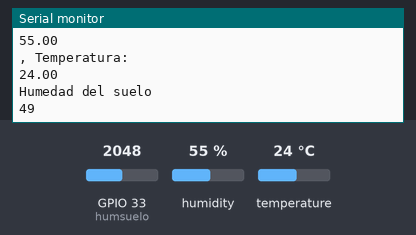
Recording of a sketch running on a simulated ESP32. Shown: the last lines printed to the serial monitor. The inputs (shaded band) are chosen by the test bench; at power-on: humidity 55 %, GPIO 33 (humsuelo) = 2048, temperature 24 °C. WiFi joins after 1.5 s; servers stay silent unless stated.

Above: at 2.7 s.
2.8 s: humidity set to 22 %
4.9 s: GPIO 33 (humsuelo) set to 2866
At 5.8 s:
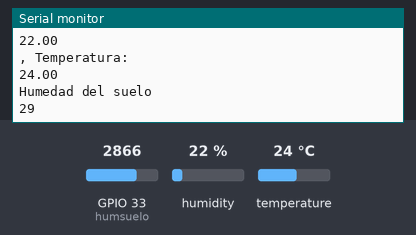
7.0 s: temperature set to 12 °C
At 8.9 s:
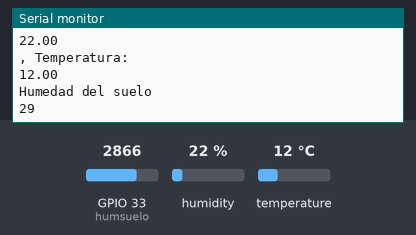
9.1 s: GPIO 33 (humsuelo) set to 3603
At 10.6 s:
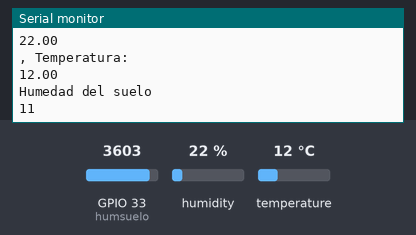
11.2 s: humidity set to 40 %
Timing chart, 0 to 14.2 s (numbered marks = the images above; inputs shaded):
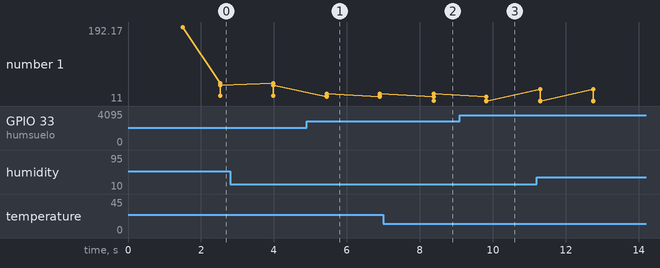

Measured:
- after the input at 4.9 s, the serial monitor: prints a new line after 0.55 s (image 1)
- after the input at 7.0 s, the serial monitor: prints a new line after 1.4 s (image 2)
- after the input at 9.1 s, the serial monitor: prints a new line after 0.73 s (image 3)
- plotted number 1: 49 → 29 after the input at 4.9 s, 29 → 11 after the input at 9.1 s

The sketch:

firebase.ino
```cpp
//librerias

#include <WiFi.h>
#include "FirebaseESP32.h"
#include "DHT.h"
//pines

#define DHTTYPE DHT11
#define DHTPIN 23
const int humsuelo = 33;

//variables entorno
int valHumsuelo;
const char* ssid = "TP-Link_33A2";
const char* pass = "14642814";

//credenciales proyecto Firebase
#define FIREBASE_HOST "ardu-cfdaa-default-rtdb.firebaseio.com"
#define FIREBASE_AUTH "120UVzgFFNp6gzjg4YrQvW0wA6gWDBZ2ya5I8iKR"

//Firebase Data Object
WiFiClient client;
FirebaseData firebaseData;
String ruta = "Ejemplo_01";

DHT dht(DHTPIN, DHTTYPE);
 double h;
 double t;
void setup() {
  // put your setup code here, to run once:
  Serial.begin(115200);
 Serial.println("DHTxx test!");
 WiFi.begin(ssid, pass);
 Serial.print("Se está conectando a la red WiFi denominada ");
 Serial.println(ssid);
  /*Mientras se realiza la conexión a la red, aparecerán puntos, hasta que se realice la conexión*/
  while (WiFi.status() != WL_CONNECTED) {
        delay(500);
        Serial.print(".");
    }
  Serial.println("");
  Serial.println("WiFi connected");
  Serial.println("IP address: ");
  Serial.println(WiFi.localIP());
 pinMode(humsuelo, INPUT);
 dht.begin();
 Firebase.begin(FIREBASE_HOST, FIREBASE_AUTH);
 Firebase.reconnectWiFi(true);
   if (isnan(h) || isnan(t)) {
      Serial.println("Failed to read from DHT sensor!");
      return;
   }

}

void loop() {
  // put your main code here, to run repeatedly:
  delay(1000);
 h = dht.readHumidity();
 t = dht.readTemperature();
 Serial.println("Humedad: ");
   Serial.println(h);
   Serial.println(", Temperatura: ");
   Serial.println(t);
   Serial.println();
   valHumsuelo = map(analogRead(humsuelo),4092,0,0,100);
  Serial.println("Humedad del suelo");
  Serial.println(valHumsuelo);

Firebase.setInt(firebaseData, ruta+ "/Temperatura",t);
Firebase.setInt(firebaseData, ruta+ "/Humedad", h);
Firebase.setInt(firebaseData, ruta+ "/Humedad Tierra",valHumsuelo);

}
```
